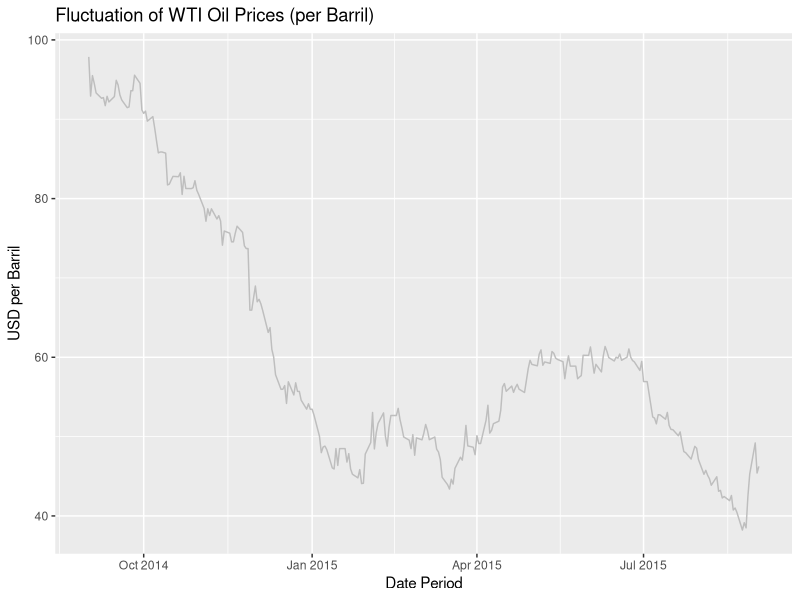
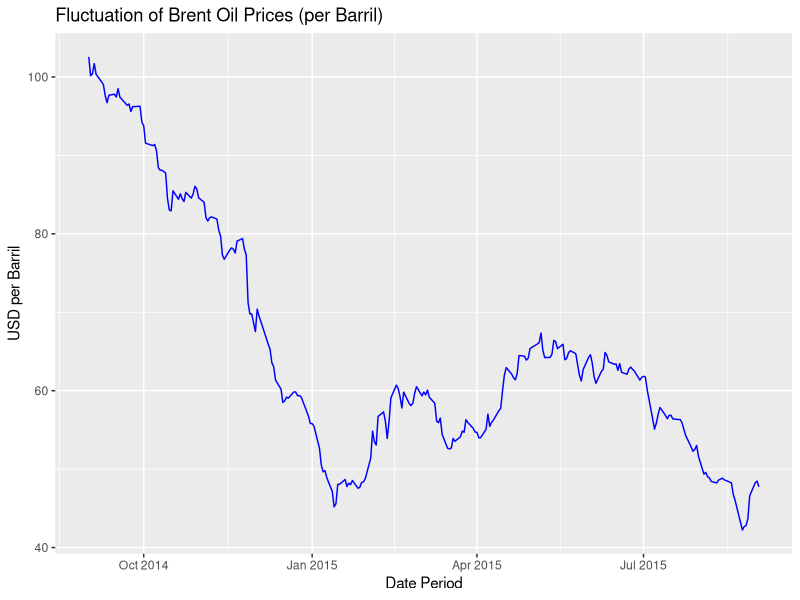
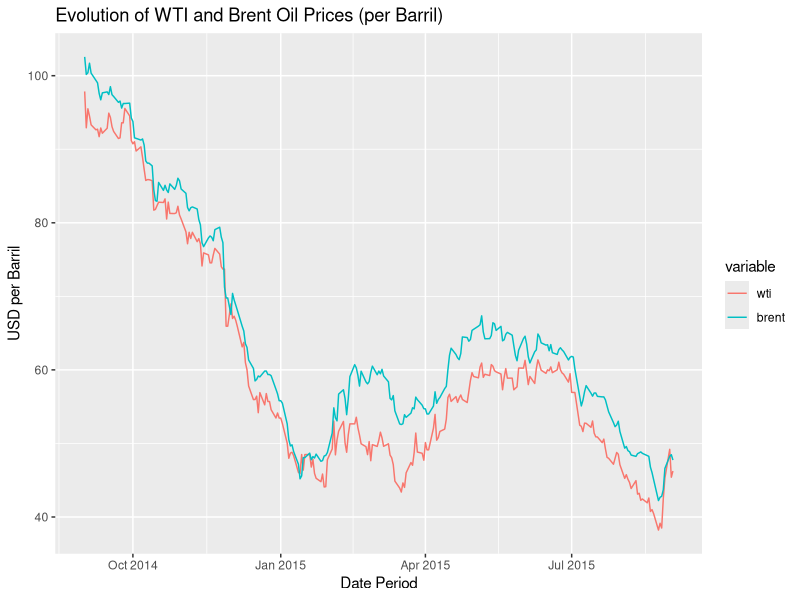
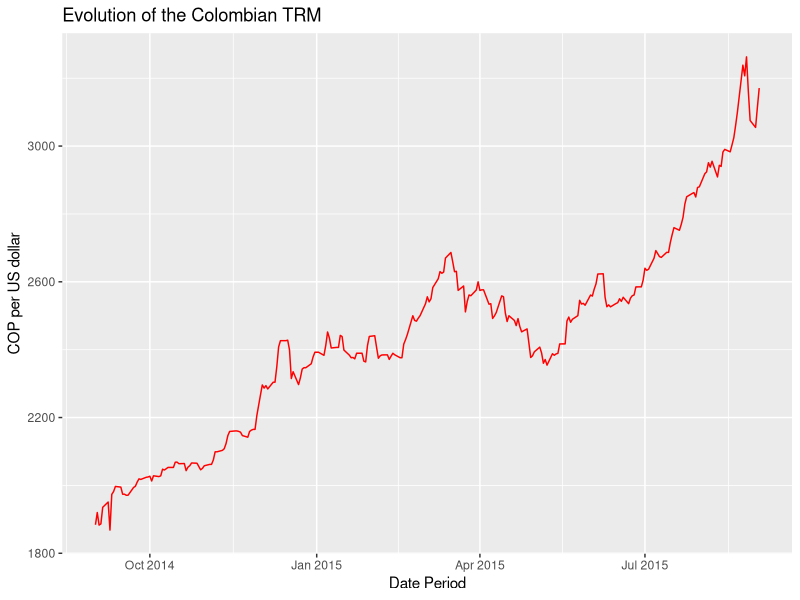
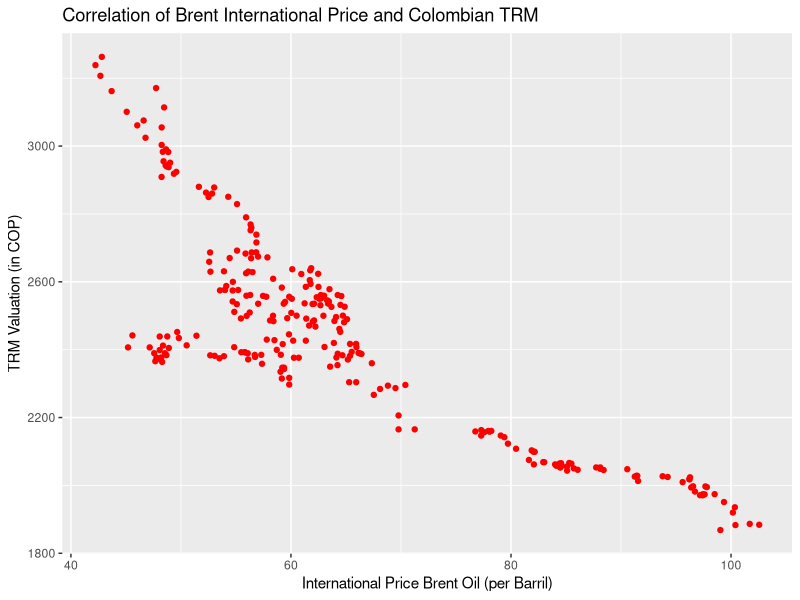

R code for these plots, in order:
## ---- chunk 1
library(ggplot2)
library(reshape2)
library(Hmisc)
library(dplyr)

#setwd("/home/user/project/main")
oilvscop = read.csv("oilvscop_wti_brent_numeric.csv")
oilvscop$date <- as.Date(oilvscop$date, origin = "1899-12-30")
## ---- chunk 2
summary(oilvscop)
tail(oilvscop, 20)
names(oilvscop)
## ---- chunk 3
ggplot(data=oilvscop, aes(x=date, y=wti, group=1)) + geom_line(color="gray") + labs(title="Fluctuation of WTI Oil Prices (per Barril)", x="Date Period", y="USD per Barril")
## ---- chunk 4
ggplot(data=oilvscop, aes(x=date, y=brent, group=1)) + geom_line(color="blue") + labs(title="Fluctuation of Brent Oil Prices (per Barril)", x="Date Period", y="USD per Barril")
## ---- chunk 5
oilvscop_2 = oilvscop
oilvscop_2$forex <- NULL
oilvscop_2 <- melt(oilvscop_2, id="date")

ggplot(data=oilvscop_2, aes(x=date, y=value, group=variable, colour=variable)) + geom_line() + labs(title="Evolution of WTI and Brent Oil Prices (per Barril)", x="Date Period", y="USD per Barril")
## ---- chunk 6
ggplot(data=oilvscop, aes(x=date, y=forex, group=1)) + geom_line(color="red") + labs(title="Evolution of the Colombian TRM", x="Date Period", y="COP per US dollar")
## ---- chunk 7
ggplot(data=oilvscop, aes(brent, forex)) + geom_point(color="red") + labs(title="Correlation of Brent International Price and Colombian TRM", x="International Price Brent Oil (per Barril)", y="TRM Valuation (in COP)")
## ---- chunk 8
varcorr = cor(oilvscop$brent, oilvscop$forex)
cat("Correlation result among Brent and COP: ", varcorr)
## ---- chunk 9
fit <- lm(oilvscop$brent ~ oilvscop$forex)
fit
summary(fit)
